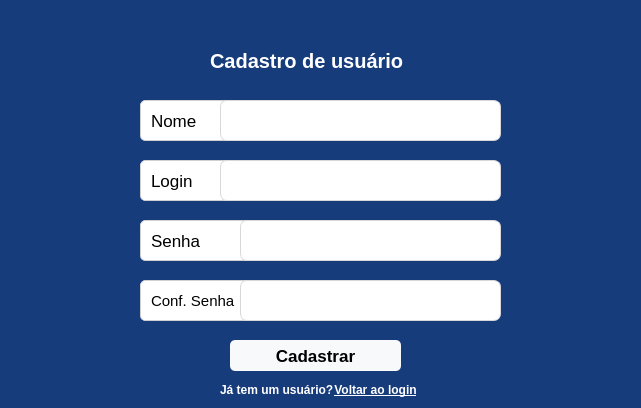
<?xml version="1.0" encoding="UTF-8"?>
<ui version="4.0">
 <class>Form</class>
 <widget class="QWidget" name="Form">
  <property name="geometry">
   <rect>
    <x>0</x>
    <y>0</y>
    <width>641</width>
    <height>408</height>
   </rect>
  </property>
  <property name="windowTitle">
   <string>Form</string>
  </property>
  <property name="styleSheet">
   <string notr="true">background-color: #173C7C;
</string>
  </property>
  <widget class="QLabel" name="label">
   <property name="geometry">
    <rect>
     <x>230</x>
     <y>10</y>
     <width>151</width>
     <height>31</height>
    </rect>
   </property>
   <property name="focusPolicy">
    <enum>Qt::WheelFocus</enum>
   </property>
   <property name="text">
    <string/>
   </property>
   <property name="pixmap">
    <pixmap>../../../Downloads/techvaerjo-azul.jpg</pixmap>
   </property>
   <property name="scaledContents">
    <bool>true</bool>
   </property>
  </widget>
  <widget class="QLabel" name="label_3">
   <property name="geometry">
    <rect>
     <x>140</x>
     <y>160</y>
     <width>91</width>
     <height>41</height>
    </rect>
   </property>
   <property name="font">
    <font>
     <pointsize>13</pointsize>
    </font>
   </property>
   <property name="styleSheet">
    <string notr="true">
border: 1px solid #D0D0D0;

border-radius: 5px;

padding: 6px;

background: white;

</string>
   </property>
   <property name="text">
    <string>Login</string>
   </property>
  </widget>
  <widget class="QLineEdit" name="txt_login">
   <property name="geometry">
    <rect>
     <x>220</x>
     <y>160</y>
     <width>281</width>
     <height>41</height>
    </rect>
   </property>
   <property name="styleSheet">
    <string notr="true">border: 1px solid #D8D8D8;

border-radius: 7px;

padding-left: 10px;

background-color: white;

height: 30px;</string>
   </property>
  </widget>
  <widget class="QLabel" name="label_4">
   <property name="geometry">
    <rect>
     <x>140</x>
     <y>100</y>
     <width>91</width>
     <height>41</height>
    </rect>
   </property>
   <property name="font">
    <font>
     <pointsize>13</pointsize>
    </font>
   </property>
   <property name="styleSheet">
    <string notr="true">
border: 1px solid #D0D0D0;

border-radius: 5px;

padding: 6px;

background: white;

</string>
   </property>
   <property name="text">
    <string>Nome</string>
   </property>
  </widget>
  <widget class="QLineEdit" name="txt_nome">
   <property name="geometry">
    <rect>
     <x>220</x>
     <y>100</y>
     <width>281</width>
     <height>41</height>
    </rect>
   </property>
   <property name="styleSheet">
    <string notr="true">border: 1px solid #D8D8D8;

border-radius: 7px;

padding-left: 10px;

background-color: white;

height: 30px;</string>
   </property>
  </widget>
  <widget class="QLabel" name="label_5">
   <property name="geometry">
    <rect>
     <x>140</x>
     <y>220</y>
     <width>121</width>
     <height>41</height>
    </rect>
   </property>
   <property name="font">
    <font>
     <pointsize>13</pointsize>
    </font>
   </property>
   <property name="styleSheet">
    <string notr="true">
border: 1px solid #D0D0D0;

border-radius: 5px;

padding: 6px;

background: white;

</string>
   </property>
   <property name="text">
    <string>Senha</string>
   </property>
  </widget>
  <widget class="QLineEdit" name="txt_senha">
   <property name="geometry">
    <rect>
     <x>240</x>
     <y>220</y>
     <width>261</width>
     <height>41</height>
    </rect>
   </property>
   <property name="styleSheet">
    <string notr="true">border: 1px solid #D8D8D8;

border-radius: 7px;

padding-left: 10px;

background-color: white;

height: 30px;</string>
   </property>
   <property name="echoMode">
    <enum>QLineEdit::Password</enum>
   </property>
  </widget>
  <widget class="QLabel" name="label_6">
   <property name="geometry">
    <rect>
     <x>140</x>
     <y>280</y>
     <width>111</width>
     <height>41</height>
    </rect>
   </property>
   <property name="font">
    <font>
     <pointsize>11</pointsize>
    </font>
   </property>
   <property name="styleSheet">
    <string notr="true">
border: 1px solid #D0D0D0;

border-radius: 5px;

padding: 6px;

background: white;

</string>
   </property>
   <property name="text">
    <string>Conf. Senha</string>
   </property>
  </widget>
  <widget class="QLineEdit" name="txt_usuario_5">
   <property name="geometry">
    <rect>
     <x>240</x>
     <y>280</y>
     <width>261</width>
     <height>41</height>
    </rect>
   </property>
   <property name="styleSheet">
    <string notr="true">border: 1px solid #D8D8D8;

border-radius: 7px;

padding-left: 10px;

background-color: white;

height: 30px;</string>
   </property>
   <property name="echoMode">
    <enum>QLineEdit::Password</enum>
   </property>
  </widget>
  <widget class="QPushButton" name="btn_cadastrar">
   <property name="geometry">
    <rect>
     <x>230</x>
     <y>340</y>
     <width>171</width>
     <height>31</height>
    </rect>
   </property>
   <property name="font">
    <font>
     <pointsize>13</pointsize>
     <weight>75</weight>
     <bold>true</bold>
    </font>
   </property>
   <property name="cursor">
    <cursorShape>PointingHandCursor</cursorShape>
   </property>
   <property name="focusPolicy">
    <enum>Qt::TabFocus</enum>
   </property>
   <property name="styleSheet">
    <string notr="true">background-color: #F8F9FA;

color: black;

font-weight: bold;

border-radius: 5px;

</string>
   </property>
   <property name="text">
    <string>Cadastrar</string>
   </property>
  </widget>
  <widget class="QPushButton" name="btn_voltar_login">
   <property name="geometry">
    <rect>
     <x>330</x>
     <y>380</y>
     <width>91</width>
     <height>20</height>
    </rect>
   </property>
   <property name="font">
    <font>
     <weight>75</weight>
     <bold>true</bold>
     <underline>true</underline>
    </font>
   </property>
   <property name="cursor">
    <cursorShape>PointingHandCursor</cursorShape>
   </property>
   <property name="styleSheet">
    <string notr="true">background-color: transparent;

color: white;

font-weight: bold;

border-radius: 5px;
</string>
   </property>
   <property name="text">
    <string>Voltar ao login</string>
   </property>
  </widget>
  <widget class="QLabel" name="label_7">
   <property name="geometry">
    <rect>
     <x>220</x>
     <y>380</y>
     <width>121</width>
     <height>20</height>
    </rect>
   </property>
   <property name="styleSheet">
    <string notr="true">background-color: transparent;

color: white;

font-weight: bold;

border-radius: 5px;
</string>
   </property>
   <property name="text">
    <string>Já tem um usuário?</string>
   </property>
  </widget>
  <widget class="QLabel" name="label_8">
   <property name="geometry">
    <rect>
     <x>210</x>
     <y>50</y>
     <width>211</width>
     <height>21</height>
    </rect>
   </property>
   <property name="font">
    <font>
     <pointsize>15</pointsize>
     <weight>75</weight>
     <bold>true</bold>
    </font>
   </property>
   <property name="styleSheet">
    <string notr="true">background-color: transparent;

color: white;

font-weight: bold;

border-radius: 5px;
</string>
   </property>
   <property name="text">
    <string>Cadastro de usuário</string>
   </property>
  </widget>
 </widget>
 <resources/>
 <connections/>
</ui>
